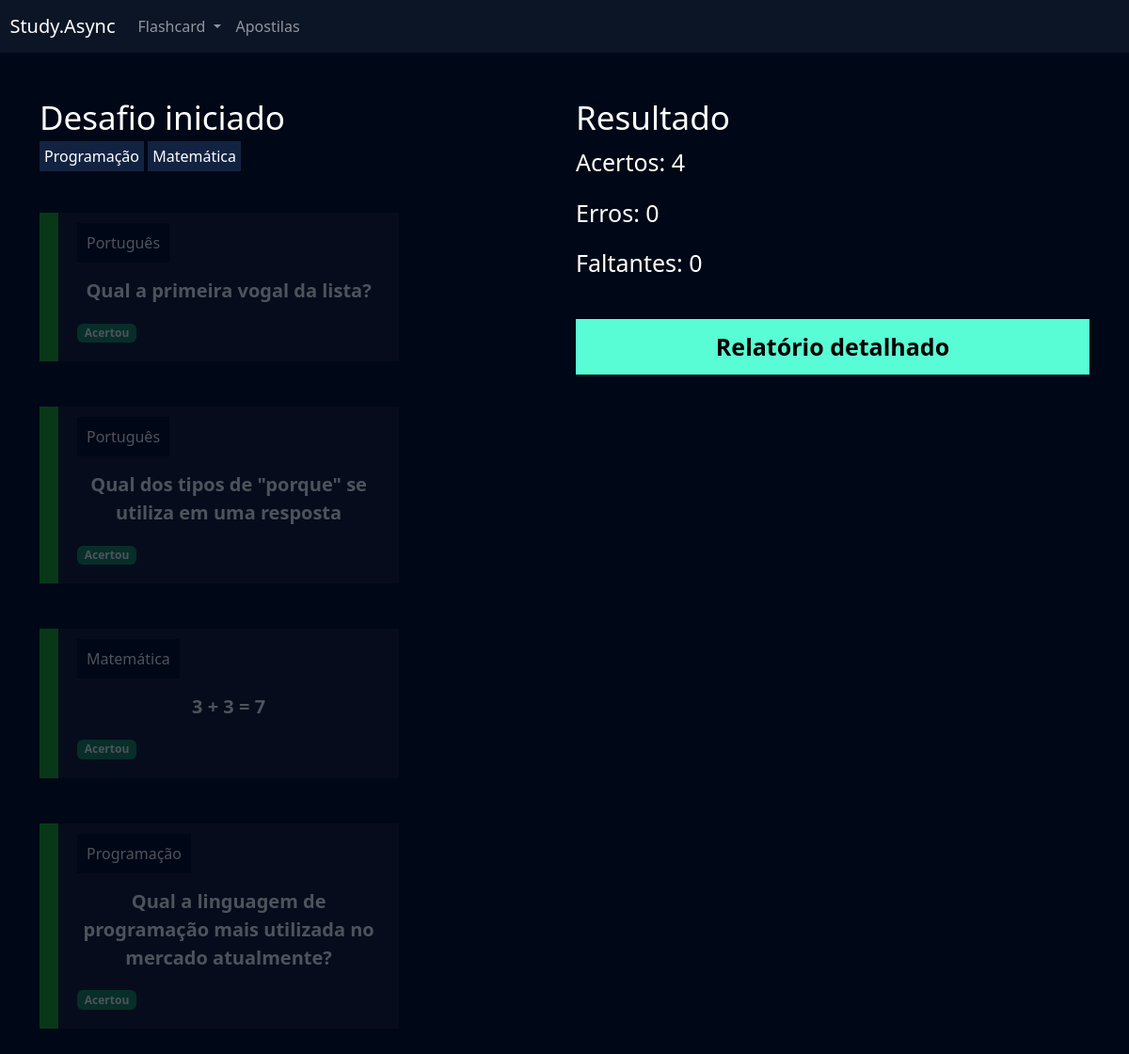
Page /flashcard/desafio/20/ (signed in) on the committed database.
### flashcard/models.py (models this page shows, shortened)
class FlashcardDesafio(models.Model):
    flashcard = models.ForeignKey(Flashcard, on_delete=models.DO_NOTHING)
    respondido = models.BooleanField(default=False)
    acertou = models.BooleanField(default=False)

class Flashcard(models.Model):
    DIFICULDADE_CHOICES = (('D', 'Difícil'), ('M', 'Médio'), ('F', 'Fácil'))
    user = models.ForeignKey(User, on_delete = models.DO_NOTHING)
    pergunta = models.CharField(max_length = 100)
    resposta = models.TextField(max_length = 1000)
    categoria = models.ForeignKey(Categoria, on_delete = models.DO_NOTHING)
    dificuldade = models.CharField(max_length = 1, choices = DIFICULDADE_CHOICES)
    @property
    def css_dificuldade(self):
        if self.dificuldade == 'F':
            return 'flashcard-facil'
        elif self.dificuldade == 'M':
            return 'flashcard-medio'
        else:
            return 'flashcard-dificil'

class Categoria(models.Model):
    nome = models.CharField(max_length = 20)
    def __str__(self):
        return self.nome

### flashcard/views.py (the view)
# urls.py: path('desafio/<int:id>/', views.desafio, name='desafio'),
def desafio(request, id):
    desafio = Desafio.objects.get(id = id)
    if not desafio.user == request.user:
        raise Http404
    print(desafio)
    if request.method == "GET":
        acertos = desafio.flashcards.filter(respondido = True).filter(acertou = True).count()
        erros = desafio.flashcards.filter(respondido = True).filter(acertou = False).count()
        faltantes = desafio.flashcards.filter(respondido = False).count()
        return render(request, 'desafio.html', {'desafio': desafio, 'acertos': acertos, 'erros': erros, 'faltantes': faltantes})

### flashcard/models.py (called while the page is built)
    def __str__(self):
        return self.titulo

### flashcard/templates/desafio.html (shortened to what this page needs)
{% extends "base.html" %} {% load static %} {% block 'cabecalho' %}
<link href="{% static 'usuarios/css/cadastro.css' %}" rel="stylesheet" />
<link href="{% static 'flashcard/css/novo_flashcard.css' %}" rel="stylesheet" />
<link
  href="{% static 'flashcard/css/iniciar_desafio.css' %}"
  rel="stylesheet"
/>
<link href="{% static 'flashcard/css/desafio.css' %}" rel="stylesheet" />
<link
  href="https://unpkg.com/boxicons@2.1.4/css/boxicons.min.css"
  rel="stylesheet"
/>
{% endblock 'cabecalho' %}
{% block 'conteudo' %}
{% include "partials/header.html" %}
<div class="container">
  <br />
  <br />
  <div class="row">
    <div class="col-md">
      <h3 class="fonte-secundaria">Desafio iniciado</h3>
      <span class="badge-categoria">Programação</span>
      <span class="badge-categoria">Matemática</span>
      <br />
      <br />
      <br />
      {% for flash in desafio.flashcards.all %}
      <div class="box-new-flashcard
      {% if flash.respondido %}op2{% endif %}">
        <div class="flashcard {{flash.flashcard.css_dificuldade}}">
          <div class="flashcard-categoria">{{flash.flashcard.categoria}}</div>
          <br />
          <br />
          <div class="flashcard-box-item" onclick="flip_card({{flash.id}})">
            <p class="flashcard-item">{{flash.flashcard.pergunta}}</p>
          </div>
          {% if not flash.respondido %}
          <div class="responder">
            <a href="{% url 'responder_flashcard' flash.id %}?acertou=0&desafio_id={{desafio.id}}"><i class="bx bxs-x-square icone-vermelho"></i></a>
            <a href="{% url 'responder_flashcard' flash.id %}?acertou=1&desafio_id={{desafio.id}}"><i class="bx bxs-check-square icone-verde"></i></a>
          </div>
          {% else %} {% if flash.acertou %}
          <span class="badge bg-success">Acertou</span>
          {% else %}
          <span class="badge bg-danger">Errou</span>
          {% endif%} {% endif %}
        </div>
      </div>
      <br />
      <br />
      {% endfor %}
    </div>
    <div class="col-md">
      <h3 class="fonte-secundaria">Resultado</h3>
      <p class="fonte-p">Acertos: {{acertos}}</p>
      <p class="fonte-p">Erros: {{erros}}</p>
      <p class="fonte-p">Faltantes: {{faltantes}}</p>
      <br />
      <a class="btn-cadastro btn-desafio" href="{% url 'relatorio' desafio.id %}">Relatório detalhado</a>
    </div>
  </div>
</div>
{% endblock 'conteudo' %}

### templates/static/general/css/base.css (style rules this page uses)
:root { --main-color: #0b1526; --dark-color: #000716; --secondary-dark-color: rgb(15, 2, 26); --light-color: #00c1f3; --contrast-color: #f4c96b; --differential-color: #58fcd5; }
body { background-color: var(--dark-color) !important; color: white !important; }

### templates/static/usuarios/css/cadastro.css (style rules this page uses)
* { margin: 0; padding: 0; }
.btn-cadastro { padding: 10px; background-color: #58fcd5; border: none; border: 1px solid #58fcd5; font-size: 18px; font-weight: bold; padding-left: 25px; padding-right: 25px; }

### templates/static/flashcard/css/novo_flashcard.css (style rules this page uses)
.box-new-flashcard { width: 70%; margin: auto; }
.flashcard { background-color: rgba(255, 255, 255, .08); padding: 20px; }
.flashcard-box-item { text-align: center; }
.flashcard p { font-size: 20px; font-weight: bold; cursor: pointer; }
.flashcard-facil { border-left: 20px solid #1DAB1A; }
.flashcard-categoria { background-color: var(--dark-color); display: inline; padding: 10px; }

### templates/static/flashcard/css/iniciar_desafio.css (style rules this page uses)
.fonte-secundaria { font-size: 35px; }

### templates/static/flashcard/css/desafio.css (style rules this page uses)
.badge-categoria { padding: 5px; background-color: #122342; }
.box-new-flashcard { margin: 0; }
.op2 { opacity: .3; }
.fonte-p { font-size: 25px; }
.btn-desafio { width: 100% !important; color: black; text-decoration: none; display: block; text-align: center; font-size: 25px; }

### rows in the picture
FlashcardDesafio: flashcard.categoria "Português", flashcard.pergunta "Qual a primeira vogal da lista?", respondido "Acertou"
FlashcardDesafio: flashcard.categoria "Português", flashcard.pergunta "Qual dos tipos de \"porque\" se utiliza em uma resposta", respondido "Acertou"
FlashcardDesafio: flashcard.categoria "Matemática", flashcard.pergunta "3 + 3 = 7", respondido "Acertou"
FlashcardDesafio: flashcard.categoria "Programação", flashcard.pergunta "Qual a linguagem de programação mais utilizada no mercado atualmente?", respondido "Acertou"

### other values in the picture
{{ acertos }} "4"
{{ erros }} "0"
{{ faltantes }} "0"
